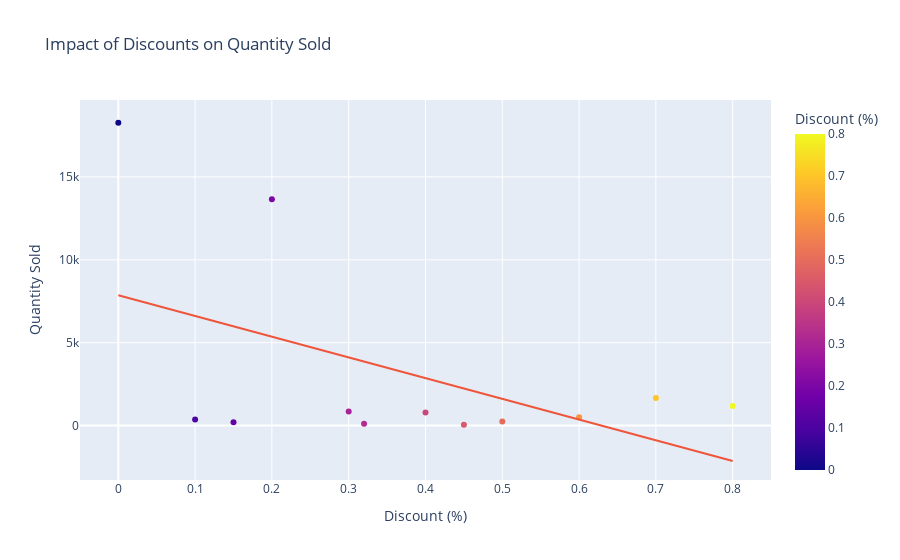

Notebook code cell kept with this figure:
### Code cell
fig = px.scatter(df4,
                x='Discount',
                y='Quantity',
                color='Discount',
                trendline='ols',
                title='Impact of Discounts on Quantity Sold',
                labels={'Discount': 'Discount (%)', 'Quantity': 'Quantity Sold'})

fig.update_layout(hovermode='x unified')
fig.show()

### Figure 1 — Plotly figure (JSON) as saved in the notebook; plotly's stock layout.template omitted (floating-point values rounded to 4 significant figures)
{"data": [{"hovertemplate": "Discount (%)=%{marker.color}<br>Quantity Sold=%{y}<extra></extra>", "legendgroup": "", "marker": {"color": [0, 0.1, 0.15, 0.2, 0.3, 0.32, 0.4, 0.45, 0.5, 0.6, 0.7, 0.8], "coloraxis": "coloraxis", "symbol": "circle"}, "mode": "markers", "name": "", "orientation": "v", "showlegend": false, "type": "scatter", "x": [0, 0.1, 0.15, 0.2, 0.3, 0.32, 0.4, 0.45, 0.5, 0.6, 0.7, 0.8], "xaxis": "x", "y": [18267, 373, 198, 13660, 849, 105, 786, 45, 241, 501, 1660, 1188], "yaxis": "y"}, {"hovertemplate": "<b>OLS trendline</b><br>Quantity = -12498.8 * Discount + 7863.97<br>R<sup>2</sup>=0.255352<br><br>Discount (%)=%{x}<br>Quantity Sold=%{y} <b>(trend)</b><extra></extra>", "legendgroup": "", "marker": {"symbol": "circle"}, "mode": "lines", "name": "", "showlegend": false, "type": "scatter", "x": [0, 0.1, 0.15, 0.2, 0.3, 0.32, 0.4, 0.45, 0.5, 0.6, 0.7, 0.8], "xaxis": "x", "y": [7864.0, 6614.0, 5989.0, 5364.0, 4114.0, 3864.0, 2864.0, 2240.0, 1615.0, 364.7, -885.2, -2135.0], "yaxis": "y"}], "layout": {"coloraxis": {"colorbar": {"title": {"text": "Discount (%)"}}, "colorscale": [[0, "#0d0887"], [0.1111, "#46039f"], [0.2222, "#7201a8"], [0.3333, "#9c179e"], [0.4444, "#bd3786"], [0.5556, "#d8576b"], [0.6667, "#ed7953"], [0.7778, "#fb9f3a"], [0.8889, "#fdca26"], [1, "#f0f921"]]}, "hovermode": "x unified", "legend": {"tracegroupgap": 0}, "title": {"text": "Impact of Discounts on Quantity Sold"}, "xaxis": {"anchor": "y", "domain": [0, 1], "title": {"text": "Discount (%)"}}, "yaxis": {"anchor": "x", "domain": [0, 1], "title": {"text": "Quantity Sold"}}}}
